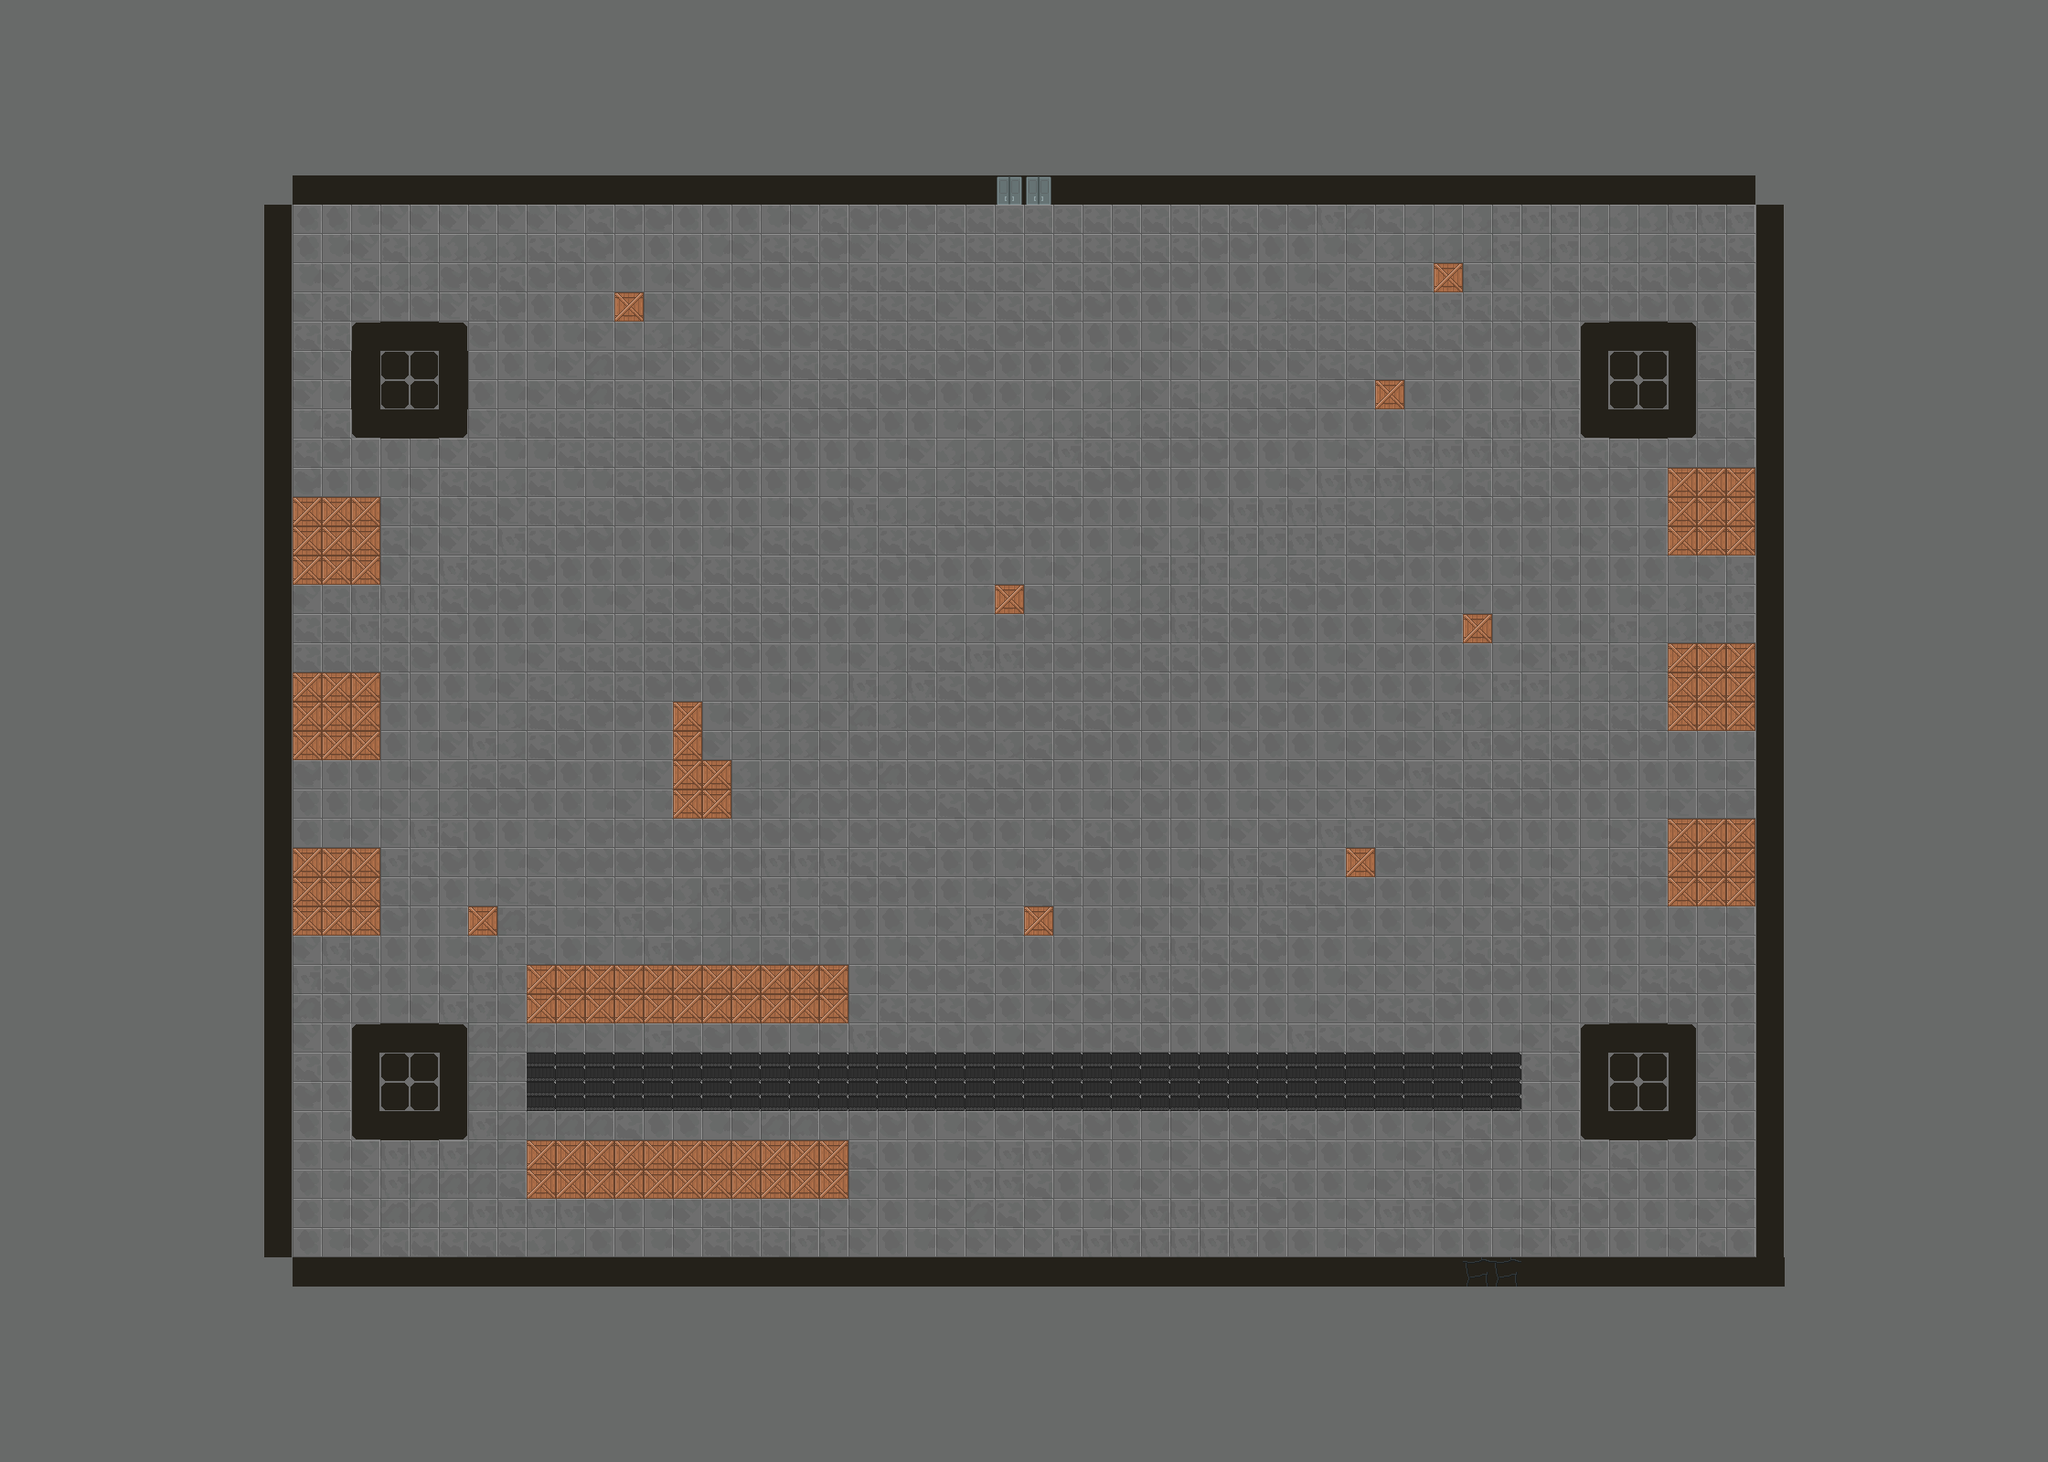

A level layout from a 2D game, rendered from its tile map. Below: a short description, then the map file with tile-grid data replaced by summaries:
An orthogonal 70x50 tile map with 32x32 px tiles, 3 tile layers (Floor, Wall, Props), 5 tilesets and 26 objects (26x wall).

<map version="1.10" tiledversion="1.11.0" orientation="orthogonal" renderorder="right-down" width="70" height="50" tilewidth="32" tileheight="32" infinite="0" nextlayerid="5" nextobjectid="35">
 <tileset firstgid="1" name="" tilewidth="32" tileheight="32" tilecount="1" columns="1">
  <image source="Gray.png" width="32" height="32" />
 </tileset>
 <tileset firstgid="2" name="" tilewidth="32" tileheight="32" tilecount="9" columns="3">
  <image source="WallTiles9x9.png" width="96" height="96" />
 </tileset>
 <tileset firstgid="11" name="" tilewidth="32" tileheight="32" tilecount="9" columns="3">
  <image source="FloorTileset9x9.png" width="96" height="96" />
 </tileset>
 <tileset firstgid="20" name="" tilewidth="32" tileheight="32" tilecount="416" columns="26">
  <image source="factory_tileset.png" width="832" height="512" />
 </tileset>
 <tileset firstgid="436" name="" tilewidth="32" tileheight="32" tilecount="1" columns="1">
  <image source="crate.png" width="32" height="32" />
 </tileset>
 <layer id="2" name="Floor" width="70" height="50">
  <data>[3500 cells, 2102 non-empty, 9 distinct tile ids]</data>
 </layer>
 <layer id="1" name="Wall" width="70" height="50">
  <data>[3500 cells, 1764 non-empty, 8 distinct tile ids]</data>
 </layer>
 <layer id="3" name="Props" width="70" height="50">
  <data>[3500 cells, 184 non-empty, 4 distinct tile ids]</data>
 </layer>
 <objectgroup id="4" name="Object Layer 1">
  <object id="1" type="wall" x="320" y="192" width="1600" height="30.303" />
  <object id="2" type="wall" x="1920" y="221.212" width="31" height="1184.85" />
  <object id="3" type="wall" x="320" y="1375" width="1600" height="27.2727" />
  <object id="4" type="wall" x="290" y="225" width="32" height="1150" />
  <object id="5" type="wall" x="387.5" y="1120.5" width="122" height="126" />
  <object id="7" type="wall" x="321.5" y="929.5" width="93" height="92.5" />
  <object id="11" type="wall" x="321" y="736.25" width="93" height="92.5" />
  <object id="12" type="wall" x="321.5" y="546.25" width="93" height="92.5" />
  <object id="13" type="wall" x="1826" y="514.25" width="93" height="92.5" />
  <object id="14" type="wall" x="1826" y="705.25" width="93" height="92.5" />
  <object id="15" type="wall" x="1825" y="897.75" width="93" height="92.5" />
  <object id="16" type="wall" x="1731" y="1120.5" width="122" height="126.5" />
  <object id="17" type="wall" x="576.5" y="1249" width="351.5" height="63.5" />
  <object id="21" type="wall" x="574.917" y="1054.92" width="351.5" height="63.5" />
  <object id="22" type="wall" x="738" y="831.667" width="61.6667" height="64.3333" />
  <object id="23" type="wall" x="737" y="768.667" width="30.3333" height="63" />
  <object id="24" type="wall" x="514.667" y="993.333" width="28" height="28.6667" />
  <object id="26" type="wall" x="674" y="320.667" width="28.6667" height="28.6667" />
  <object id="27" type="wall" x="1569.33" y="288.667" width="30" height="30" />
  <object id="28" type="wall" x="1504.67" y="418" width="29.3333" height="28.6667" />
  <object id="29" type="wall" x="1601.33" y="673.333" width="29.3333" height="28" />
  <object id="30" type="wall" x="1474.67" y="928.667" width="28" height="31.3333" />
  <object id="31" type="wall" x="1729.5" y="351.5" width="126" height="127.5" />
  <object id="32" type="wall" x="386" y="352.667" width="124.667" height="122" />
  <object id="33" type="wall" x="1121" y="991.5" width="30" height="30" />
  <object id="34" type="wall" x="1089" y="640.5" width="30" height="30" />
 </objectgroup>
</map>
